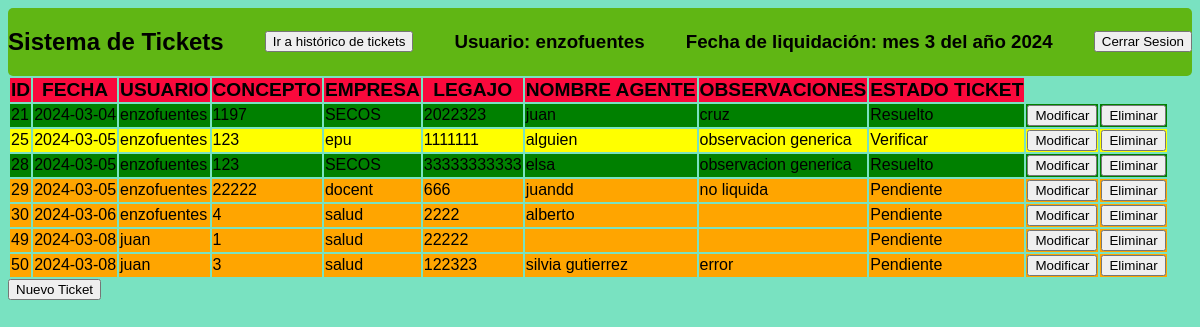
The page /api/tickets/ (signed in) on the database as committed earlier.
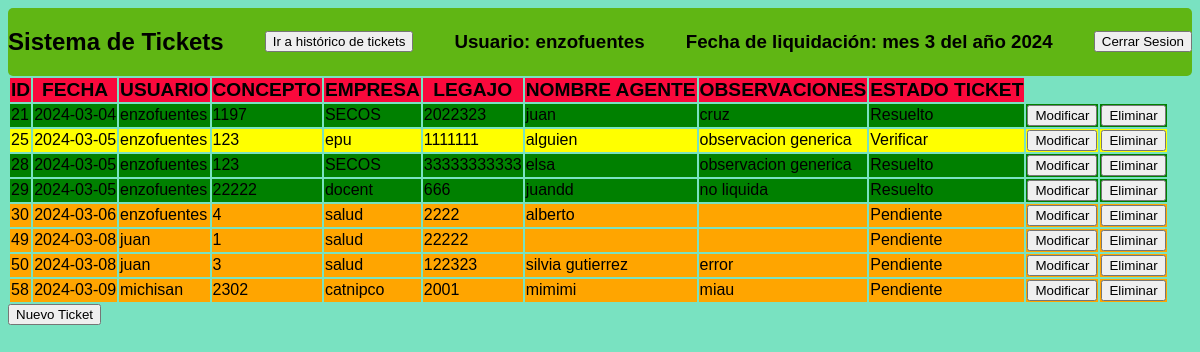
The same page on the database as committed later.
### tickets/models.py (models this page shows)
class Registro(models.Model):
    id_registro = models.AutoField(primary_key=True)
    fecha_liquidaciones = models.TextField(default = datetime.date.today) #deberia ser fecha
    usuario = models.CharField(max_length=100)
    concepto = models.CharField(max_length=100) #deberia ser un entero
    empresa = models.CharField(max_length=100)
    legajo = models.CharField(max_length=50) #deberia ser un entero
    nombre = models.CharField(max_length=100)
    observaciones = models.TextField(default = ' ')
    estado_liquidaciones = models.CharField(max_length=50, default = 'Pendiente')

### tickets/views.py (the view)
# urls.py: path('tickets/', index, name="index"),
def index(request):
    if request.session.get('usuario_logueado'):
        registros = Registro.objects.order_by("id_registro")
        fecha_actual = str(datetime.date.today())
        request.session['mes_liquidacion'] = datetime.date.today().month
        request.session['año_liquidacion'] = datetime.date.today().year
        registros_filtrados: list = []
        for registro in registros:
            if obtener_año_o_mes("año", registro.fecha_liquidaciones) == obtener_año_o_mes("año", fecha_actual):
                if obtener_año_o_mes("mes", registro.fecha_liquidaciones) == obtener_año_o_mes("mes", fecha_actual):
                    registros_filtrados.append(registro)
        template = loader.get_template("tickets/index.html") #codigo frontend
        contexto: dict = {"regitros": registros_filtrados,
                "usuario_logueado": request.session['username'],
                "mes_liquidacion": request.session['mes_liquidacion'],
                "año_liquidacion": request.session['año_liquidacion']} #el contexto son los objetos de python que voy a mostrar
        return render(request, "tickets/index.html", contexto)
    else:
        return redirect('http://127.0.0.1:8000/api/login/')

### tickets/views.py (called while the page is built)
def obtener_año_o_mes(año_o_mes: str, fecha_string: str):
    if año_o_mes == "año":
        registro_año: int = fecha_string[0:4]
        return registro_año
    elif año_o_mes == "mes":
        registro_mes: int = fecha_string[5:7]
        return registro_mes

### tickets/templates/tickets/index.html (shortened to what this page needs)
{% load static %}
<!DOCTYPE html>
<html lang="en">
<head>
    <link rel="stylesheet" type="text/css" href="{% static 'style sheet/style.css' %}">
</head>
<body>
    <div id="nav_var">
        <div id="titulo_principal"><h2>Sistema de Tickets</h2></div>
        <div><button id="historico_tickets_btn"> Ir a histórico de tickets </button></div>
        <div><h3 id="usuario_logueado">Usuario: {{ usuario_logueado }}</h3></div>
        <div><h3 id="usuario_logueado">Fecha de liquidación: mes {{ mes_liquidacion }} del año {{ año_liquidacion }}</h3></div>
        <div><button id="cerrar_sesion_btn"> Cerrar Sesion </button></div>
    </div>
    {% if regitros %}
    <table id="tickets">
        <div>
            <thead id="cabecera_de_tabla_tickets">
            <tr>
                <th>ID</th>
                <th>FECHA</th>
                <th>USUARIO</th>
                <th>CONCEPTO</th>
                <th>EMPRESA</th>
                <th>LEGAJO</th>
                <th>NOMBRE AGENTE</th>
                <th>OBSERVACIONES</th>
                <th>ESTADO TICKET</th>
            </tr>
        </thead>
        </div>
        <tbody>
            {% for ticket in regitros %}
                <div >
                    <tr class="ticket_row">
                        <td>{{ ticket.id_registro }}</td>
                        <td>{{ ticket.fecha_liquidaciones }}</td>
                        <td>{{ ticket.usuario }}</td>
                        <td>{{ ticket.concepto }}</td>
                        <td>{{ ticket.empresa }}</td>
                        <td>{{ ticket.legajo }}</td>
                        <td>{{ ticket.nombre }}</td>
                        <td>{{ ticket.observaciones }}</td>
                        <td>{{ ticket.estado_liquidaciones }}</td>
                        <td class="row_modificar_btn"><button>Modificar</button></td>
                        <td class="row_eliminar_btn"><button>Eliminar</button></td>
                    </tr>
                </div>
            {% endfor %}
        </tbody>
    </table>
{% else %}
    <p>NO HAY TICKETS PARA MOSTRAR.</p>
{% endif %}
<button id="nuevo_ticket_btn">Nuevo Ticket</button>
</body>
</html>

Rows that differ between the two databases and show on the page:
changed Registro "docent": estado_liquidaciones "Pendiente" → "Resuelto"
added Registro: id_registro "58", fecha_liquidaciones "2024-03-09", usuario "michisan", concepto "2302", empresa "catnipco", legajo "2001", nombre "mimimi", observaciones "miau", estado_liquidaciones "Pendiente"
